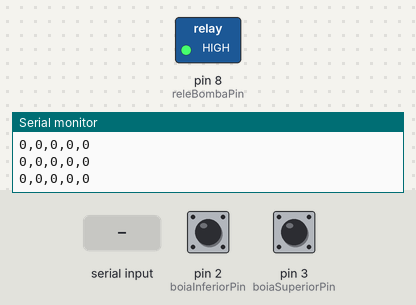
Bench run of a sketch on a simulated Arduino Uno, built with avr-gcc and run on an emulated ATmega328P. Parts: switched loads named in the sketch (green lamp = pin HIGH), the last lines printed to the serial monitor. The inputs (shaded band) are chosen by the test bench; at power-on: pin 3 (boiaSuperiorPin) HIGH, pin 2 (boiaInferiorPin) HIGH.

Above: at 1.2 s.
1.3 s: "1" received over Serial
At 2.1 s:
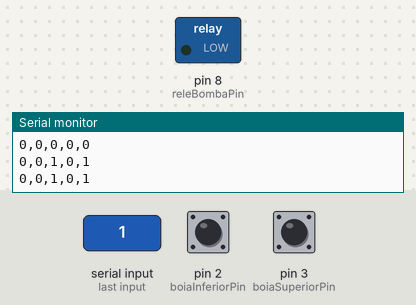
3.0 s: "0" received over Serial
At 3.3 s:
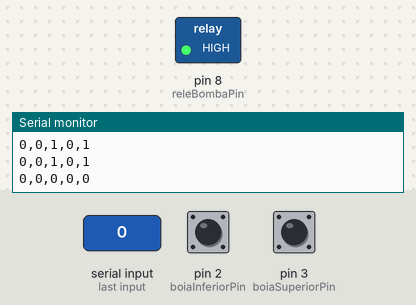
4.5 s: pin 3 (boiaSuperiorPin) pulled LOW for 0.15 s
At 5.6 s:
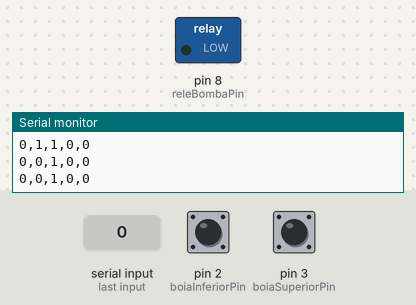
Timing chart, 0 to 7.5 s (numbered marks = the images above; inputs shaded):
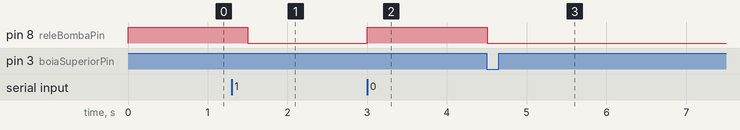

The sketch:

risco_zero_subterraneo.ino
```cpp
// Risco Zero Subterraneo - Arduino Uno
// Logica pedida:
// 01100 -> liga bomba/rele
// 00000 -> continua ligada se veio depois de 01100
// 10000 -> desliga bomba/rele

const int boiaInferiorPin = 2; // Sensor inferior/0%
const int boiaSuperiorPin = 3; // Sensor superior/80%
const int releBombaPin = 8;    // IN do rele

// Seu modulo de rele esta ativo em LOW.
const bool releAtivoEmLow = true;

bool drenagemAtiva = false;
bool manualWebAtivo = false;
bool bombaLigada = false;

bool sensorAcionado(int pino) {
  return digitalRead(pino) == LOW;
}

void aplicarBomba(bool ligar) {
  bombaLigada = ligar;

  if (releAtivoEmLow) {
    digitalWrite(releBombaPin, ligar ? LOW : HIGH);
  } else {
    digitalWrite(releBombaPin, ligar ? HIGH : LOW);
  }
}

void setup() {
  pinMode(boiaInferiorPin, INPUT_PULLUP);
  pinMode(boiaSuperiorPin, INPUT_PULLUP);
  pinMode(releBombaPin, OUTPUT);

  aplicarBomba(false);
  Serial.begin(9600);
}

void loop() {
  bool sensorBaixo0 = sensorAcionado(boiaInferiorPin);
  bool sensorCima80 = sensorAcionado(boiaSuperiorPin);

  if (Serial.available() > 0) {
    char comando = Serial.read();

    if (comando == '1') {
      manualWebAtivo = true;
    }

    if (comando == '0') {
      manualWebAtivo = false;
    }
  }

  // 10000: sensor de baixo/0% acionou, entao desliga.
  if (sensorBaixo0) {
    drenagemAtiva = false;
    manualWebAtivo = false;
  }

  // 01100: sensor de cima/80% acionou, entao liga.
  if (!sensorBaixo0 && sensorCima80) {
    drenagemAtiva = true;
  }

  // 00000: se ja estava drenando, continua ligada.
  aplicarBomba(drenagemAtiva || manualWebAtivo);

  // Formato serial: baixo,cima,bomba,manualFisico,manualWeb
  Serial.print(sensorBaixo0 ? 1 : 0);
  Serial.print(',');
  Serial.print(sensorCima80 ? 1 : 0);
  Serial.print(',');
  Serial.print(bombaLigada ? 1 : 0);
  Serial.print(",0,");
  Serial.print(manualWebAtivo ? 1 : 0);
  Serial.println();

  delay(500);
}
```

Measured:
- after the input at 1.3 s, pin 8 (releBombaPin): HIGH → LOW after 0.20 s
- after the input at 3.0 s, pin 8 (releBombaPin): LOW → HIGH at once
- after the input at 4.5 s, pin 8 (releBombaPin): HIGH → LOW at once
